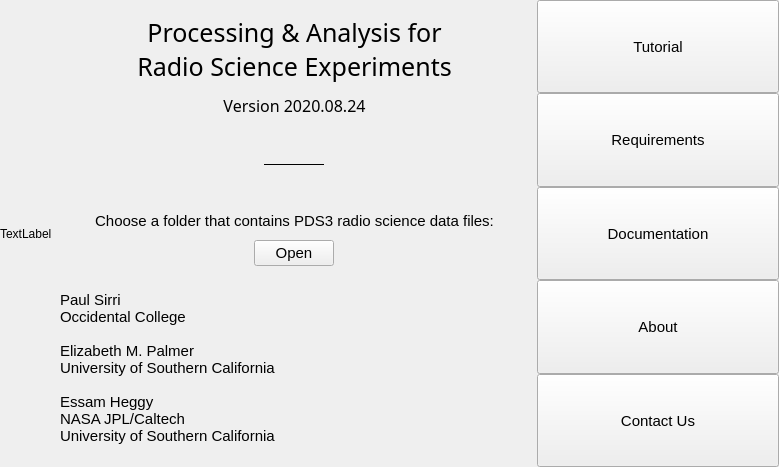
<?xml version="1.0" encoding="UTF-8"?>
<ui version="4.0">
 <class>MainWindow</class>
 <widget class="QMainWindow" name="MainWindow">
  <property name="geometry">
   <rect>
    <x>0</x>
    <y>0</y>
    <width>779</width>
    <height>467</height>
   </rect>
  </property>
  <property name="font">
   <font>
    <family>Arial</family>
    <pointsize>9</pointsize>
   </font>
  </property>
  <property name="windowTitle">
   <string>MainWindow</string>
  </property>
  <widget class="QWidget" name="centralwidget">
   <layout class="QGridLayout" name="gridLayout">
    <property name="leftMargin">
     <number>0</number>
    </property>
    <property name="topMargin">
     <number>0</number>
    </property>
    <property name="rightMargin">
     <number>0</number>
    </property>
    <property name="bottomMargin">
     <number>0</number>
    </property>
    <item row="0" column="0">
     <layout class="QHBoxLayout" name="horizontalLayout" stretch="0,2,1">
      <property name="spacing">
       <number>0</number>
      </property>
      <item>
       <widget class="QLabel" name="label_2">
        <property name="text">
         <string>TextLabel</string>
        </property>
       </widget>
      </item>
      <item>
       <layout class="QVBoxLayout" name="vlayout_primary">
        <property name="spacing">
         <number>10</number>
        </property>
        <property name="leftMargin">
         <number>3</number>
        </property>
        <property name="topMargin">
         <number>15</number>
        </property>
        <property name="rightMargin">
         <number>3</number>
        </property>
        <property name="bottomMargin">
         <number>0</number>
        </property>
        <item>
         <widget class="QLabel" name="lbl_title">
          <property name="font">
           <font>
            <family>Bahnschrift SemiLight</family>
            <pointsize>19</pointsize>
           </font>
          </property>
          <property name="text">
           <string>Processing &amp; Analysis for
Radio Science Experiments</string>
          </property>
          <property name="alignment">
           <set>Qt::AlignCenter</set>
          </property>
         </widget>
        </item>
        <item>
         <widget class="QLabel" name="lbl_version">
          <property name="sizePolicy">
           <sizepolicy hsizetype="Preferred" vsizetype="Preferred">
            <horstretch>0</horstretch>
            <verstretch>0</verstretch>
           </sizepolicy>
          </property>
          <property name="font">
           <font>
            <family>Bahnschrift Light</family>
            <pointsize>12</pointsize>
            <weight>50</weight>
            <italic>false</italic>
            <bold>false</bold>
            <underline>false</underline>
            <strikeout>false</strikeout>
            <kerning>true</kerning>
           </font>
          </property>
          <property name="frameShape">
           <enum>QFrame::NoFrame</enum>
          </property>
          <property name="text">
           <string>Version 2020.08.24</string>
          </property>
          <property name="alignment">
           <set>Qt::AlignCenter</set>
          </property>
         </widget>
        </item>
        <item alignment="Qt::AlignHCenter">
         <widget class="Line" name="line_horizontal">
          <property name="enabled">
           <bool>true</bool>
          </property>
          <property name="sizePolicy">
           <sizepolicy hsizetype="Fixed" vsizetype="Expanding">
            <horstretch>0</horstretch>
            <verstretch>0</verstretch>
           </sizepolicy>
          </property>
          <property name="minimumSize">
           <size>
            <width>60</width>
            <height>0</height>
           </size>
          </property>
          <property name="baseSize">
           <size>
            <width>0</width>
            <height>0</height>
           </size>
          </property>
          <property name="frameShadow">
           <enum>QFrame::Plain</enum>
          </property>
          <property name="orientation">
           <enum>Qt::Horizontal</enum>
          </property>
         </widget>
        </item>
        <item>
         <widget class="QLabel" name="lbl_open_desc">
          <property name="font">
           <font>
            <family>Arial</family>
            <pointsize>11</pointsize>
           </font>
          </property>
          <property name="text">
           <string>Choose a folder that contains PDS3 radio science data files:</string>
          </property>
          <property name="alignment">
           <set>Qt::AlignCenter</set>
          </property>
         </widget>
        </item>
        <item alignment="Qt::AlignHCenter">
         <widget class="QPushButton" name="btn_open">
          <property name="enabled">
           <bool>true</bool>
          </property>
          <property name="sizePolicy">
           <sizepolicy hsizetype="Fixed" vsizetype="Fixed">
            <horstretch>0</horstretch>
            <verstretch>0</verstretch>
           </sizepolicy>
          </property>
          <property name="font">
           <font>
            <family>Arial</family>
            <pointsize>11</pointsize>
           </font>
          </property>
          <property name="text">
           <string>Open</string>
          </property>
          <property name="iconSize">
           <size>
            <width>16</width>
            <height>16</height>
           </size>
          </property>
         </widget>
        </item>
        <item>
         <layout class="QHBoxLayout" name="horizontalLayout_2">
          <property name="topMargin">
           <number>15</number>
          </property>
          <item>
           <widget class="QLabel" name="lbl_authors">
            <property name="font">
             <font>
              <family>Arial</family>
              <pointsize>11</pointsize>
             </font>
            </property>
            <property name="text">
             <string>Paul Sirri
Occidental College

Elizabeth M. Palmer
University of Southern California

Essam Heggy
NASA JPL/Caltech
University of Southern California
</string>
            </property>
            <property name="alignment">
             <set>Qt::AlignBottom|Qt::AlignLeading|Qt::AlignLeft</set>
            </property>
            <property name="indent">
             <number>5</number>
            </property>
           </widget>
          </item>
         </layout>
        </item>
       </layout>
      </item>
      <item>
       <layout class="QVBoxLayout" name="vlayout_options">
        <property name="spacing">
         <number>0</number>
        </property>
        <item>
         <widget class="QPushButton" name="btn_tutorial">
          <property name="enabled">
           <bool>true</bool>
          </property>
          <property name="sizePolicy">
           <sizepolicy hsizetype="Minimum" vsizetype="Minimum">
            <horstretch>0</horstretch>
            <verstretch>0</verstretch>
           </sizepolicy>
          </property>
          <property name="minimumSize">
           <size>
            <width>0</width>
            <height>45</height>
           </size>
          </property>
          <property name="font">
           <font>
            <pointsize>11</pointsize>
           </font>
          </property>
          <property name="text">
           <string>Tutorial</string>
          </property>
         </widget>
        </item>
        <item>
         <widget class="QPushButton" name="btn_requirements">
          <property name="enabled">
           <bool>true</bool>
          </property>
          <property name="sizePolicy">
           <sizepolicy hsizetype="Minimum" vsizetype="Minimum">
            <horstretch>0</horstretch>
            <verstretch>0</verstretch>
           </sizepolicy>
          </property>
          <property name="minimumSize">
           <size>
            <width>0</width>
            <height>45</height>
           </size>
          </property>
          <property name="font">
           <font>
            <pointsize>11</pointsize>
           </font>
          </property>
          <property name="text">
           <string>Requirements</string>
          </property>
         </widget>
        </item>
        <item>
         <widget class="QPushButton" name="btn_documentation">
          <property name="enabled">
           <bool>true</bool>
          </property>
          <property name="sizePolicy">
           <sizepolicy hsizetype="Minimum" vsizetype="Minimum">
            <horstretch>0</horstretch>
            <verstretch>0</verstretch>
           </sizepolicy>
          </property>
          <property name="minimumSize">
           <size>
            <width>0</width>
            <height>45</height>
           </size>
          </property>
          <property name="font">
           <font>
            <pointsize>11</pointsize>
           </font>
          </property>
          <property name="text">
           <string>Documentation</string>
          </property>
         </widget>
        </item>
        <item>
         <widget class="QPushButton" name="btn_about">
          <property name="enabled">
           <bool>true</bool>
          </property>
          <property name="sizePolicy">
           <sizepolicy hsizetype="Minimum" vsizetype="Minimum">
            <horstretch>0</horstretch>
            <verstretch>0</verstretch>
           </sizepolicy>
          </property>
          <property name="minimumSize">
           <size>
            <width>0</width>
            <height>45</height>
           </size>
          </property>
          <property name="font">
           <font>
            <pointsize>11</pointsize>
           </font>
          </property>
          <property name="text">
           <string>About</string>
          </property>
         </widget>
        </item>
        <item>
         <widget class="QPushButton" name="btn_contact">
          <property name="enabled">
           <bool>true</bool>
          </property>
          <property name="sizePolicy">
           <sizepolicy hsizetype="Minimum" vsizetype="Minimum">
            <horstretch>0</horstretch>
            <verstretch>0</verstretch>
           </sizepolicy>
          </property>
          <property name="minimumSize">
           <size>
            <width>0</width>
            <height>45</height>
           </size>
          </property>
          <property name="font">
           <font>
            <pointsize>11</pointsize>
           </font>
          </property>
          <property name="text">
           <string>Contact Us</string>
          </property>
         </widget>
        </item>
       </layout>
      </item>
     </layout>
    </item>
   </layout>
  </widget>
 </widget>
 <resources/>
 <connections/>
</ui>
